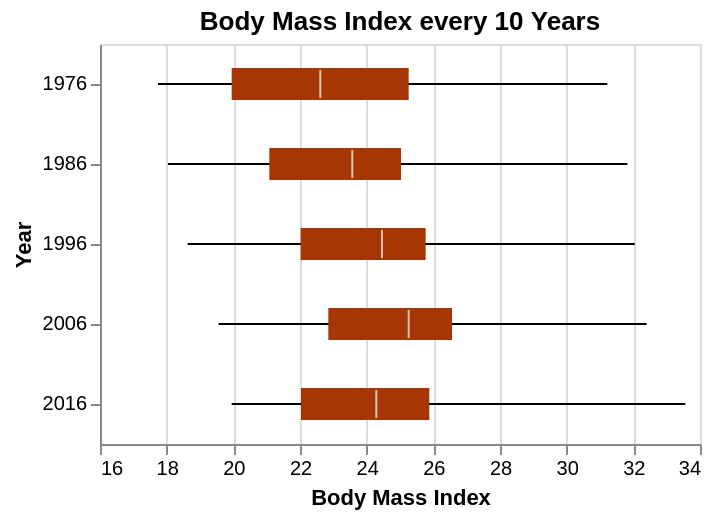

Vega-Lite specification stored for this chart:
### Vega-Lite specification from a JSON file in a GitHub repository (floating-point values rounded to 4 significant figures)
{"$schema": "https://vega.github.io/schema/vega-lite/v5.json", "title": "Body Mass Index every 10 Years", "background": "transparent", "width": 300, "height": 200, "data": {"values": [{"Year": "2016", "lower": 19.95, "q1": 22.03, "median": 24.29, "q3": 25.88, "upper": 33.56, "outliers": []}, {"Year": "2006", "lower": 19.56, "q1": 22.85, "median": 25.26, "q3": 26.56, "upper": 32.4, "outliers": []}, {"Year": "1996", "lower": 18.63, "q1": 22.02, "median": 24.46, "q3": 25.77, "upper": 32.04, "outliers": []}, {"Year": "1976", "lower": 17.74, "q1": 19.95, "median": 22.61, "q3": 25.26, "upper": 31.22, "outliers": []}, {"Year": "1986", "lower": 18.04, "q1": 21.08, "median": 23.57, "q3": 25.03, "upper": 31.82, "outliers": []}]}, "encoding": {"y": {"field": "Year", "type": "nominal", "title": "Year", "axis": {"grid": false}}}, "layer": [{"mark": {"type": "rule"}, "encoding": {"x": {"field": "lower", "type": "quantitative", "scale": {"zero": false}, "title": "Body Mass Index"}, "x2": {"field": "upper"}}}, {"mark": {"type": "bar", "size": 16, "color": "#a63603"}, "encoding": {"x": {"field": "q1", "type": "quantitative"}, "x2": {"field": "q3"}, "tooltip": [{"field": "q1", "type": "quantitative", "title": "1st quartile"}, {"field": "q3", "type": "quantitative", "title": "3rd quartile"}]}}, {"mark": {"type": "tick", "color": "white", "size": 14}, "encoding": {"x": {"field": "median", "type": "quantitative"}, "tooltip": {"field": "median", "type": "quantitative", "title": "median"}}}, {"transform": [{"flatten": ["outliers"]}], "mark": {"type": "point", "style": "boxplot-outliers"}, "encoding": {"x": {"field": "outliers", "type": "quantitative"}}}], "config": {}}
